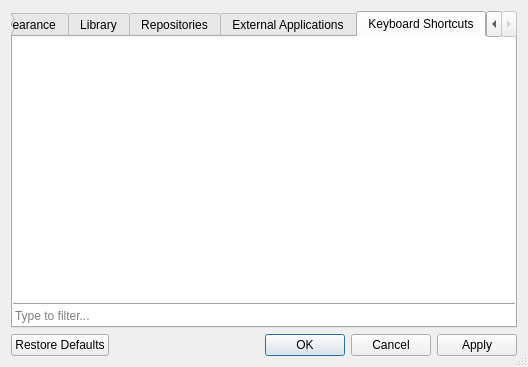
<?xml version="1.0" encoding="UTF-8"?>
<ui version="4.0">
 <class>librepcb::editor::WorkspaceSettingsDialog</class>
 <widget class="QDialog" name="librepcb::editor::WorkspaceSettingsDialog">
  <property name="windowModality">
   <enum>Qt::ApplicationModal</enum>
  </property>
  <property name="geometry">
   <rect>
    <x>0</x>
    <y>0</y>
    <width>528</width>
    <height>367</height>
   </rect>
  </property>
  <property name="windowTitle">
   <string>Workspace Settings</string>
  </property>
  <property name="sizeGripEnabled">
   <bool>true</bool>
  </property>
  <property name="modal">
   <bool>true</bool>
  </property>
  <layout class="QVBoxLayout" name="verticalLayout">
   <item>
    <widget class="QTabWidget" name="tabWidget">
     <property name="currentIndex">
      <number>5</number>
     </property>
     <widget class="QWidget" name="generalTab">
      <attribute name="title">
       <string>General</string>
      </attribute>
      <layout class="QFormLayout" name="formLayout">
       <item row="0" column="0">
        <widget class="QLabel" name="label_5">
         <property name="text">
          <string>Application Language:</string>
         </property>
        </widget>
       </item>
       <item row="0" column="1">
        <layout class="QVBoxLayout" name="verticalLayout_3">
         <property name="spacing">
          <number>3</number>
         </property>
         <item>
          <widget class="QComboBox" name="cbxAppLocale">
           <property name="insertPolicy">
            <enum>QComboBox::NoInsert</enum>
           </property>
          </widget>
         </item>
         <item>
          <widget class="QLabel" name="label_8">
           <property name="sizePolicy">
            <sizepolicy hsizetype="Preferred" vsizetype="Fixed">
             <horstretch>0</horstretch>
             <verstretch>0</verstretch>
            </sizepolicy>
           </property>
           <property name="text">
            <string>Changing the language requires to restart the application.</string>
           </property>
           <property name="wordWrap">
            <bool>true</bool>
           </property>
          </widget>
         </item>
        </layout>
       </item>
       <item row="1" column="0">
        <widget class="QLabel" name="label_4">
         <property name="text">
          <string>Default Length Unit:</string>
         </property>
        </widget>
       </item>
       <item row="1" column="1">
        <widget class="QComboBox" name="cbxDefaultLengthUnit">
         <property name="insertPolicy">
          <enum>QComboBox::NoInsert</enum>
         </property>
        </widget>
       </item>
       <item row="2" column="0">
        <widget class="QLabel" name="label_2">
         <property name="text">
          <string>User Name:</string>
         </property>
        </widget>
       </item>
       <item row="2" column="1">
        <layout class="QVBoxLayout" name="verticalLayout_7">
         <property name="spacing">
          <number>3</number>
         </property>
         <item>
          <widget class="QLineEdit" name="edtUserName">
           <property name="text">
            <string notr="true"/>
           </property>
           <property name="maxLength">
            <number>100</number>
           </property>
           <property name="placeholderText">
            <string extracomment="Example for a user name.">e.g. &quot;John Doe&quot;</string>
           </property>
           <property name="clearButtonEnabled">
            <bool>true</bool>
           </property>
          </widget>
         </item>
         <item>
          <widget class="QLabel" name="label_3">
           <property name="sizePolicy">
            <sizepolicy hsizetype="Preferred" vsizetype="Fixed">
             <horstretch>0</horstretch>
             <verstretch>0</verstretch>
            </sizepolicy>
           </property>
           <property name="text">
            <string>This name will be used as author when creating new projects or libraries.</string>
           </property>
           <property name="wordWrap">
            <bool>true</bool>
           </property>
          </widget>
         </item>
        </layout>
       </item>
       <item row="3" column="0">
        <widget class="QLabel" name="label_6">
         <property name="text">
          <string>Autosave Interval:</string>
         </property>
        </widget>
       </item>
       <item row="3" column="1">
        <layout class="QHBoxLayout" name="horizontalLayout" stretch="1,3">
         <item>
          <widget class="QSpinBox" name="spbAutosaveInterval">
           <property name="maximum">
            <number>10000</number>
           </property>
           <property name="singleStep">
            <number>60</number>
           </property>
          </widget>
         </item>
         <item>
          <widget class="QLabel" name="label_7">
           <property name="text">
            <string>Seconds (0 = disable autosave)</string>
           </property>
          </widget>
         </item>
        </layout>
       </item>
      </layout>
     </widget>
     <widget class="QWidget" name="appearanceTab">
      <attribute name="title">
       <string>Appearance</string>
      </attribute>
      <layout class="QFormLayout" name="formLayout_2">
       <item row="0" column="0">
        <widget class="QLabel" name="label_10">
         <property name="text">
          <string>Rendering Method:</string>
         </property>
        </widget>
       </item>
       <item row="0" column="1">
        <layout class="QVBoxLayout" name="verticalLayout_4">
         <item>
          <widget class="QCheckBox" name="cbxUseOpenGl">
           <property name="text">
            <string>Use OpenGL Hardware Acceleration</string>
           </property>
          </widget>
         </item>
         <item>
          <widget class="QLabel" name="label_9">
           <property name="sizePolicy">
            <sizepolicy hsizetype="Preferred" vsizetype="Fixed">
             <horstretch>0</horstretch>
             <verstretch>0</verstretch>
            </sizepolicy>
           </property>
           <property name="text">
            <string>This setting will be applied only to newly opened windows.</string>
           </property>
           <property name="wordWrap">
            <bool>true</bool>
           </property>
          </widget>
         </item>
        </layout>
       </item>
      </layout>
     </widget>
     <widget class="QWidget" name="libraryTab">
      <attribute name="title">
       <string>Library</string>
      </attribute>
      <layout class="QFormLayout" name="formLayout_3">
       <item row="0" column="0">
        <widget class="QLabel" name="label_11">
         <property name="text">
          <string>Preferred Languages:
(Highest priority at top)</string>
         </property>
        </widget>
       </item>
       <item row="1" column="0">
        <widget class="QLabel" name="label_12">
         <property name="text">
          <string>Preferred Norms:
(Highest priority at top)</string>
         </property>
        </widget>
       </item>
       <item row="0" column="1">
        <widget class="librepcb::editor::EditableTableWidget" name="tblLibLocaleOrder">
         <property name="editTriggers">
          <set>QAbstractItemView::AllEditTriggers</set>
         </property>
         <attribute name="horizontalHeaderVisible">
          <bool>false</bool>
         </attribute>
         <attribute name="verticalHeaderVisible">
          <bool>false</bool>
         </attribute>
        </widget>
       </item>
       <item row="1" column="1">
        <widget class="librepcb::editor::EditableTableWidget" name="tblLibNormOrder">
         <property name="editTriggers">
          <set>QAbstractItemView::AllEditTriggers</set>
         </property>
         <attribute name="horizontalHeaderVisible">
          <bool>false</bool>
         </attribute>
         <attribute name="verticalHeaderVisible">
          <bool>false</bool>
         </attribute>
        </widget>
       </item>
      </layout>
     </widget>
     <widget class="QWidget" name="repositoriesTab">
      <attribute name="title">
       <string>Repositories</string>
      </attribute>
      <layout class="QVBoxLayout" name="verticalLayout_5">
       <item>
        <widget class="QLabel" name="label">
         <property name="text">
          <string>&lt;html&gt;&lt;head/&gt;&lt;body&gt;&lt;p&gt;Repositories are used to browse, download and update libraries.&lt;br/&gt;You can add any server to this list which implements the LibrePCB API.&lt;br/&gt;The official LibrePCB server is &lt;a href=&quot;https://api.librepcb.org&quot;&gt;&lt;span style=&quot; text-decoration: underline; color:#007af4;&quot;&gt;https://api.librepcb.org&lt;/span&gt;&lt;/a&gt;.&lt;/p&gt;&lt;/body&gt;&lt;/html&gt;</string>
         </property>
         <property name="openExternalLinks">
          <bool>true</bool>
         </property>
        </widget>
       </item>
       <item>
        <widget class="librepcb::editor::EditableTableWidget" name="tblRepositoryUrls">
         <property name="editTriggers">
          <set>QAbstractItemView::AllEditTriggers</set>
         </property>
         <attribute name="horizontalHeaderVisible">
          <bool>false</bool>
         </attribute>
         <attribute name="verticalHeaderVisible">
          <bool>false</bool>
         </attribute>
        </widget>
       </item>
      </layout>
     </widget>
     <widget class="QWidget" name="externalApplicationsTab">
      <attribute name="title">
       <string>External Applications</string>
      </attribute>
      <layout class="QFormLayout" name="formLayout_5">
       <item row="0" column="1">
        <widget class="QGroupBox" name="pdfBox">
         <property name="sizePolicy">
          <sizepolicy hsizetype="Preferred" vsizetype="Preferred">
           <horstretch>0</horstretch>
           <verstretch>0</verstretch>
          </sizepolicy>
         </property>
         <property name="title">
          <string>PDF Reader</string>
         </property>
         <layout class="QFormLayout" name="formLayout_4">
          <item row="0" column="0">
           <widget class="QLabel" name="label_13">
            <property name="sizePolicy">
             <sizepolicy hsizetype="Expanding" vsizetype="Preferred">
              <horstretch>0</horstretch>
              <verstretch>0</verstretch>
             </sizepolicy>
            </property>
            <property name="text">
             <string>Reader to use:</string>
            </property>
           </widget>
          </item>
          <item row="0" column="1">
           <layout class="QHBoxLayout" name="pdfReaderHLayout">
            <item>
             <widget class="QRadioButton" name="pdfDefaultRadioBtn">
              <property name="text">
               <string>System default</string>
              </property>
              <property name="checked">
               <bool>true</bool>
              </property>
              <attribute name="buttonGroup">
               <string notr="true">pdfReaderGroup</string>
              </attribute>
             </widget>
            </item>
            <item>
             <widget class="QRadioButton" name="pdfCustomRadioBtn">
              <property name="text">
               <string>Run custom command</string>
              </property>
              <attribute name="buttonGroup">
               <string notr="true">pdfReaderGroup</string>
              </attribute>
             </widget>
            </item>
           </layout>
          </item>
          <item row="1" column="0">
           <widget class="QLabel" name="label_14">
            <property name="sizePolicy">
             <sizepolicy hsizetype="Expanding" vsizetype="Preferred">
              <horstretch>0</horstretch>
              <verstretch>0</verstretch>
             </sizepolicy>
            </property>
            <property name="text">
             <string>Custom command:</string>
            </property>
           </widget>
          </item>
          <item row="2" column="0">
           <widget class="QLabel" name="label_15">
            <property name="sizePolicy">
             <sizepolicy hsizetype="Expanding" vsizetype="Preferred">
              <horstretch>0</horstretch>
              <verstretch>0</verstretch>
             </sizepolicy>
            </property>
            <property name="text">
             <string>Open PDF after export:</string>
            </property>
           </widget>
          </item>
          <item row="2" column="1">
           <layout class="QHBoxLayout" name="pdfOpenHLayout">
            <item>
             <widget class="QRadioButton" name="pdfOpenAlwaysRadio">
              <property name="text">
               <string>Always</string>
              </property>
              <attribute name="buttonGroup">
               <string notr="true">pdfOpenGroup</string>
              </attribute>
             </widget>
            </item>
            <item>
             <widget class="QRadioButton" name="pdfOpenNeverRadio">
              <property name="text">
               <string>Never</string>
              </property>
              <attribute name="buttonGroup">
               <string notr="true">pdfOpenGroup</string>
              </attribute>
             </widget>
            </item>
            <item>
             <widget class="QRadioButton" name="pdfOpenAskRadio">
              <property name="text">
               <string>Ask every time</string>
              </property>
              <attribute name="buttonGroup">
               <string notr="true">pdfOpenGroup</string>
              </attribute>
             </widget>
            </item>
           </layout>
          </item>
          <item row="1" column="1">
           <layout class="QHBoxLayout" name="horizontalLayout_3">
            <item>
             <widget class="QLineEdit" name="pdfCustomCmdEdit">
              <property name="enabled">
               <bool>true</bool>
              </property>
              <property name="sizePolicy">
               <sizepolicy hsizetype="Expanding" vsizetype="Fixed">
                <horstretch>0</horstretch>
                <verstretch>0</verstretch>
               </sizepolicy>
              </property>
              <property name="font">
               <font>
                <family>Monospace</family>
               </font>
              </property>
              <property name="toolTip">
               <string>&lt;html&gt;&lt;head/&gt;&lt;body&gt;&lt;p&gt;Use &lt;span style=&quot; font-family:'monospace';&quot;&gt;{{FILEPATH}}}&lt;/span&gt; as placeholder for the filename.&lt;/p&gt;&lt;p&gt;Notice: If your path contains space you may need to add quotes like this: &lt;span style=&quot; font-family:'monospace';&quot;&gt;&amp;quot;{{FILEPATH}}&amp;quot;&lt;/span&gt; .&lt;/p&gt;&lt;/body&gt;&lt;/html&gt;</string>
              </property>
              <property name="maxLength">
               <number>500</number>
              </property>
              <property name="placeholderText">
               <string>example: evince &quot;{{FILEPATH}}&quot;</string>
              </property>
              <property name="clearButtonEnabled">
               <bool>true</bool>
              </property>
             </widget>
            </item>
            <item>
             <widget class="QToolButton" name="pdfCustomCmdPickBtn">
              <property name="toolTip">
               <string>&lt;html&gt;&lt;head/&gt;&lt;body&gt;&lt;p&gt;Pick an executable file&lt;/p&gt;&lt;/body&gt;&lt;/html&gt;</string>
              </property>
              <property name="text">
               <string>Pick</string>
              </property>
              <property name="icon">
               <iconset>
                <normaloff>:/img/actions/open.png</normaloff>:/img/actions/open.png</iconset>
              </property>
             </widget>
            </item>
           </layout>
          </item>
         </layout>
        </widget>
       </item>
      </layout>
     </widget>
     <widget class="QWidget" name="keyboardShortcutsTab">
      <attribute name="title">
       <string>Keyboard Shortcuts</string>
      </attribute>
      <layout class="QVBoxLayout" name="verticalLayout_2">
       <property name="spacing">
        <number>0</number>
       </property>
       <property name="leftMargin">
        <number>0</number>
       </property>
       <property name="topMargin">
        <number>0</number>
       </property>
       <property name="rightMargin">
        <number>0</number>
       </property>
       <property name="bottomMargin">
        <number>0</number>
       </property>
       <item>
        <widget class="QTreeView" name="treeKeyboardShortcuts">
         <property name="frameShape">
          <enum>QFrame::NoFrame</enum>
         </property>
         <property name="horizontalScrollBarPolicy">
          <enum>Qt::ScrollBarAlwaysOff</enum>
         </property>
         <property name="showDropIndicator" stdset="0">
          <bool>false</bool>
         </property>
         <property name="indentation">
          <number>8</number>
         </property>
         <property name="rootIsDecorated">
          <bool>false</bool>
         </property>
         <property name="itemsExpandable">
          <bool>false</bool>
         </property>
         <property name="headerHidden">
          <bool>true</bool>
         </property>
         <attribute name="headerStretchLastSection">
          <bool>false</bool>
         </attribute>
        </widget>
       </item>
       <item>
        <widget class="Line" name="line">
         <property name="orientation">
          <enum>Qt::Horizontal</enum>
         </property>
        </widget>
       </item>
       <item>
        <widget class="QLineEdit" name="edtCommandFilter">
         <property name="inputMask">
          <string notr="true"/>
         </property>
         <property name="text">
          <string notr="true"/>
         </property>
         <property name="frame">
          <bool>false</bool>
         </property>
         <property name="placeholderText">
          <string>Type to filter...</string>
         </property>
         <property name="clearButtonEnabled">
          <bool>true</bool>
         </property>
        </widget>
       </item>
      </layout>
     </widget>
    </widget>
   </item>
   <item>
    <widget class="QDialogButtonBox" name="buttonBox">
     <property name="orientation">
      <enum>Qt::Horizontal</enum>
     </property>
     <property name="standardButtons">
      <set>QDialogButtonBox::Apply|QDialogButtonBox::Cancel|QDialogButtonBox::Ok|QDialogButtonBox::RestoreDefaults</set>
     </property>
    </widget>
   </item>
  </layout>
 </widget>
 <customwidgets>
  <customwidget>
   <class>librepcb::editor::EditableTableWidget</class>
   <extends>QTableView</extends>
   <header location="global">librepcb/editor/widgets/editabletablewidget.h</header>
  </customwidget>
 </customwidgets>
 <resources/>
 <connections/>
 <buttongroups>
  <buttongroup name="pdfOpenGroup"/>
  <buttongroup name="pdfReaderGroup"/>
 </buttongroups>
</ui>
